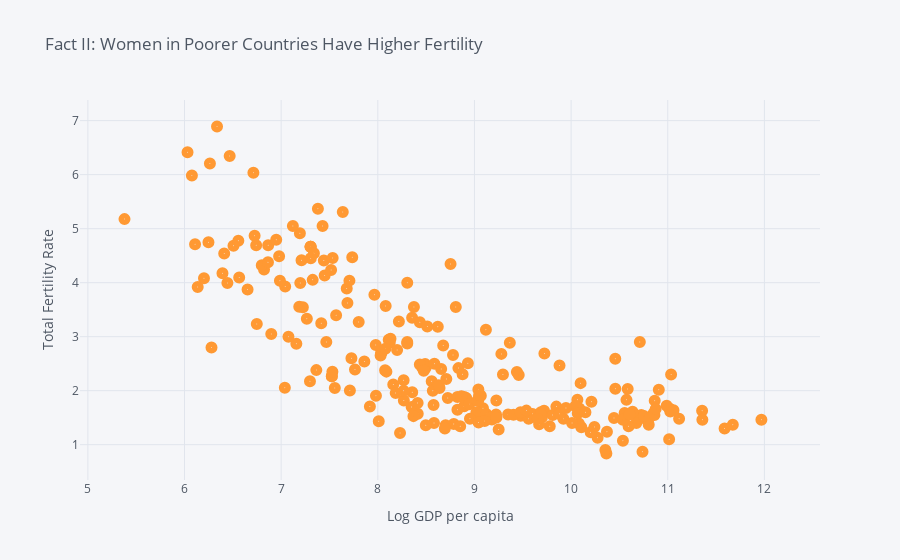

Notebook code cell kept with this figure:
### Markdown cell above
##### Relation between income and fertility

### Code cell
df.iplot(kind='scatter', mode='markers', symbol='circle-dot',
         x="Log GDP per capita",y="Total Fertility Rate",
         text=df.reset_index('country')['country'].values.tolist(),
         xTitle="Log GDP per capita",yTitle="Total Fertility Rate",
         title="Fact II: Women in Poorer Countries Have Higher Fertility")

### Figure 1 — Plotly figure (JSON) as saved in the notebook; plotly's stock layout.template omitted (floating-point values rounded to 4 significant figures; data arrays with more than 128 entries replaced by an {"elided": "..."} marker saying what was removed)
{"data": [{"line": {"color": "rgba(255, 153, 51, 1.0)", "dash": "solid", "shape": "linear", "width": 1.3}, "marker": {"size": 12, "symbol": "circle-dot"}, "mode": "markers", "name": "Total Fertility Rate", "text": {"elided": "266 str values"}, "type": "scatter", "x": {"elided": "266 float values"}, "y": {"elided": "266 mixed values"}}], "layout": {"legend": {"bgcolor": "#F5F6F9", "font": {"color": "#4D5663"}}, "paper_bgcolor": "#F5F6F9", "plot_bgcolor": "#F5F6F9", "title": {"font": {"color": "#4D5663"}, "text": "Fact II: Women in Poorer Countries Have Higher Fertility"}, "xaxis": {"gridcolor": "#E1E5ED", "showgrid": true, "tickfont": {"color": "#4D5663"}, "title": {"font": {"color": "#4D5663"}, "text": "Log GDP per capita"}, "zerolinecolor": "#E1E5ED"}, "yaxis": {"gridcolor": "#E1E5ED", "showgrid": true, "tickfont": {"color": "#4D5663"}, "title": {"font": {"color": "#4D5663"}, "text": "Total Fertility Rate"}, "zerolinecolor": "#E1E5ED"}}}
